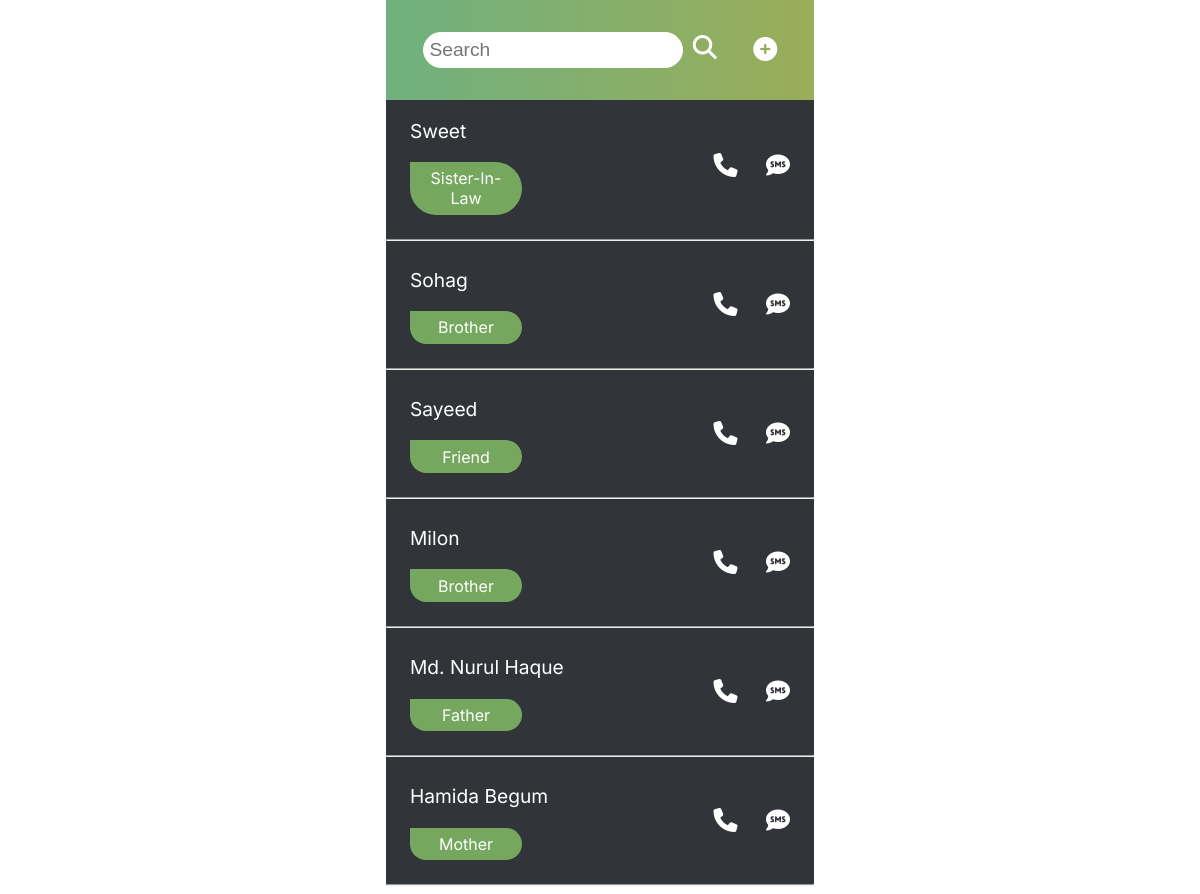
The page / on the database its author committed.
### contact/models.py (models this page shows, shortened)
class Contact(models.Model):
    full_name = models.CharField(max_length=250)
    relationship = models.CharField(max_length=250)
    email = models.EmailField(max_length=254)
    phone_number = models.CharField(max_length=20)
    address = models.CharField(max_length=1000)

### contact/views.py (the view)
# urls.py: path('', views.index, name='index'),
def index(request):
    contacts = Contact.objects.all()
    search_input = request.GET.get('search-area')
    if search_input:
        contacts = Contact.objects.filter(full_name__icontains=search_input)
    else:
        contacts = Contact.objects.all()
        search_input = ''
    return render(request, 'index.html', {'contacts':contacts, 'search_input': search_input})

### templates/index.html (shortened to what this page needs)
{% load static %}
<!DOCTYPE html>
<html>
<head>
	<link rel="stylesheet" type="text/css" href="{% static 'style.css' %}">
</head>
<body>
	<div class="container">
		<header class="header">
			<form action="/" method="GET" class="search-bar" id='search-form'>
				<input type="search-name" class="contact-search" name="search-area" placeholder="Search"
					value={{search_input}}>
				<i onclick="document.getElementById('search-form').submit();" style="padding-left: 5px;"
					class="fas fa-search"></i>
			</form>
			<a href="{% url 'add-contact'  %}"><i class="fas fa-plus-circle add"></i></a>
		</header>
		<section class="contacts-library">
			<ul class="contacts-list">
				{% for contact in contacts reversed %}
				<a href="{% url 'profile' contact.id %}" style="text-decoration: none;">
					<div class="contact-section">
						<li class="list__item">
							<p class="contact-name">{{ contact.full_name | title }}</p>
							<p class="relationship">{{ contact.relationship | title }}</p>
						</li>
						<li id="call" class="list__item">
							<i class="fas fa-phone"></i>
							<i class="fas fa-sms text"></i>
						</li>
					</div>
				</a>
				<hr>
				{% empty %}
				<h3 style="color:#fff;padding:20px;">No contacts found..</h3>
				{% endfor %}
			</ul>
		</section>
	</div>
</body>
</html>

### static/style.css (style rules this page uses)
body { font-family: 'Inter', sans-serif; margin: 0; }
.container { max-width: 428px; margin: 0 auto; background-color: #313438; min-height: 100vh; }
a { text-decoration: none; }
.header { display: flex; justify-content: space-evenly; color: #fff; background: linear-gradient(90deg, rgba(111,177,127,1) 0%, rgba(154,173,89,1) 100%); padding: 2em 0; align-items: center; }
.contact-search { font-size: 1.2em; padding:.3em .3em; border-radius: 100px; border:1px solid white; outline: none; }
.contacts-library { background: #313438; }
.add { color: #fff; font-size: 1.5em; }
i { color: #fff; font-size: 1.5em; }
.contact-name { color: #fff; font-size: 1.2em; }
ul { margin: 0; padding: 0; width: 100%; }
hr { border: 1px solicontactd #494a4b; }
.list__item { list-style: none; }
.relationship { color: #fff; width: 6em; text-align: center; padding: .4em .5em; border-radius: 100px; border-top-left-radius: 0; background-color: #75A85E; }
.contact-section { display: flex; justify-content: space-between; align-items: center; padding: 0 1.5em; transition: 0.3s; }
.text { padding-left: 1em; }

### rows shown on the page
Contact: full_name "Sweet", relationship "Sister-In-Law"
Contact: full_name "Sohag", relationship "Brother"
Contact: full_name "Sayeed", relationship "Friend"
Contact: full_name "Milon", relationship "Brother"
Contact: full_name "Md. Nurul Haque", relationship "Father"
Contact: full_name "Hamida Begum", relationship "Mother"
